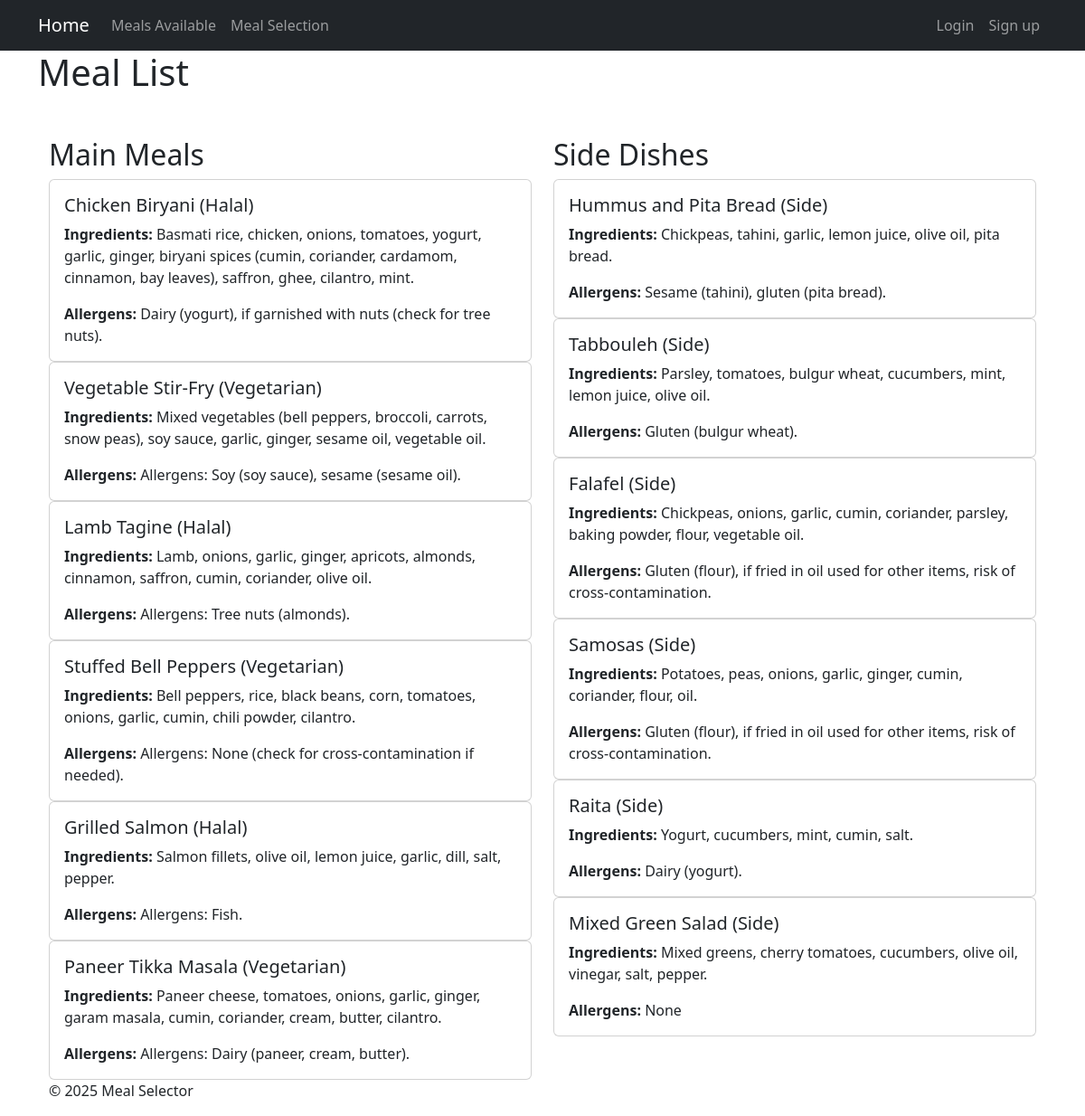
Screenshot of /meals/ with the database file from the repository.
### meals/models.py (models this page shows, shortened)
class Meal(models.Model):
    name = models.CharField(max_length=100)
    ingredients = models.TextField()
    allergens = models.CharField(max_length=100)
    created_at = models.DateTimeField(auto_now_add=True)
    is_main = models.BooleanField(default=False)
    is_side = models.BooleanField(default=False)
    id = models.AutoField(primary_key=True)

### meals/views.py (the view)
# urls.py: path('meals/', views.MealListView.as_view(), name='meal-list'),
class MealListView(View):
    def get(self, request):
        mains = Meal.objects.filter(is_main=True)  # Get all main meals
        sides = Meal.objects.filter(is_side=True)  # Get all side meals
        return render(request, 'meals/meal_list.html', {'mains': mains, 'sides': sides})

### meals/templates/meals/meal_list.html
{% extends 'meals/base.html' %}
{% block content %}
<h1>Meal List</h1>
<div class="container mt-5">
    <div class="row">
        <div class="col-md-6 meal-section">
            <h2>Main Meals</h2>
            {% for main in mains %}
                <div class="card meal-card">
                    <div class="card-body">
                        <h5 class="card-title">{{ main.name }}</h5>
                        <p class="card-text"><strong>Ingredients:</strong> {{ main.ingredients }}</p>
                        <p class="card-text"><strong>Allergens:</strong> {{ main.allergens }}</p>
                    </div>
                </div>
            {% endfor %}
        </div>
        <div class="col-md-6 meal-section">
            <h2>Side Dishes</h2>
            {% for side in sides %}
                <div class="card meal-card">
                    <div class="card-body">
                        <h5 class="card-title">{{ side.name }}</h5>
                        <p class="card-text"><strong>Ingredients:</strong> {{ side.ingredients }}</p>
                        <p class="card-text"><strong>Allergens:</strong> {{ side.allergens }}</p>
                    </div>
                </div>
            {% endfor %}
{% endblock content %}

### meals/templates/meals/base.html (shortened to what this page needs)
{% load static %}
<!DOCTYPE html>
<html lang="en">
<head>
    <link rel="stylesheet" type="text/css" href="{% static 'meals/static/meals/css/static.css' %}">
    <link href="https://cdn.jsdelivr.net/npm/bootstrap@5.3.3/dist/css/bootstrap.min.css" rel="stylesheet"
>
</head>
<body>
    <nav class="navbar navbar-expand-lg navbar-dark bg-dark">
        <div class="container">
          <a class="navbar-brand" href="{% url 'home' %}">Home
          </a>
          <div class="collapse navbar-collapse" id="navbarSupportedContent">
            <ul class="navbar-nav me-auto mb-2 mb-lg-0">
              <li class="nav-item">
                <a class="nav-link" aria-current="page" href="{% url 'meal-list' %}">Meals Available</a>
              </li>
              <li class="nav-item">
                <a class="nav-link" href="{% url 'user_meal_selection_list' %}">Meal Selection</a>
              </li>
          </div>
          <div class="navbar-nav">
            {% if user.is_authenticated %}
            <li class="nav-item">
             <span class="nav-link"> Welcome, {{ user.username }}</span>
            </li>
            <li class="nav-item">
              <a class="nav-link" href="{% url 'account_logout' %}">Logout</a>
            </li>
            {% else %}
            <li class="nav-item">
              <a class="nav-link" href="{% url 'account_login' %}">Login</a>
            </li>
            <li class="nav-item">
              <a class="nav-link" href="{% url 'account_signup' %}">Sign up</a>
            </li>
            {% endif %}
          </div>
        </div>
      </nav>
      <div class="container" mt-8 col-8>
      {% block content %}
      {% endblock content %}
    </div>
    <footer>
        <p>&copy; 2025 Meal Selector</p>
    </footer>
</body>
</html>

### meals/static/meals/css/static.css (style rules this page uses)
body { background-color: black; }
nav { background-color: blue; }

### rows the page displays
Meal: name "Chicken Biryani (Halal)", ingredients "Basmati rice, chicken, onions, tomatoes, yogurt, garlic, ginger, biryani spices (cumin, coriander, cardamom, cinnamon, bay leaves), saffron, ghee, cilantro, mint.", allergens "Dairy (yogurt), if garnished with nuts (check for tree nuts)."
Meal: name "Vegetable Stir-Fry (Vegetarian)", ingredients "Mixed vegetables (bell peppers, broccoli, carrots, snow peas), soy sauce, garlic, ginger, sesame oil, vegetable oil.", allergens "Allergens: Soy (soy sauce), sesame (sesame oil)."
Meal: name "Lamb Tagine (Halal)", ingredients "Lamb, onions, garlic, ginger, apricots, almonds, cinnamon, saffron, cumin, coriander, olive oil.", allergens "Allergens: Tree nuts (almonds)."
Meal: name "Stuffed Bell Peppers (Vegetarian)", ingredients "Bell peppers, rice, black beans, corn, tomatoes, onions, garlic, cumin, chili powder, cilantro.", allergens "Allergens: None (check for cross-contamination if needed)."
Meal: name "Grilled Salmon (Halal)", ingredients "Salmon fillets, olive oil, lemon juice, garlic, dill, salt, pepper.", allergens "Allergens: Fish."
Meal: name "Paneer Tikka Masala (Vegetarian)", ingredients "Paneer cheese, tomatoes, onions, garlic, ginger, garam masala, cumin, coriander, cream, butter, cilantro.", allergens "Allergens: Dairy (paneer, cream, butter)."
Meal: name "Hummus and Pita Bread (Side)", ingredients "Chickpeas, tahini, garlic, lemon juice, olive oil, pita bread.", allergens "Sesame (tahini), gluten (pita bread)."
Meal: name "Tabbouleh (Side)", ingredients "Parsley, tomatoes, bulgur wheat, cucumbers, mint, lemon juice, olive oil.", allergens "Gluten (bulgur wheat)."
Meal: name "Falafel (Side)", ingredients "Chickpeas, onions, garlic, cumin, coriander, parsley, baking powder, flour, vegetable oil.", allergens "Gluten (flour), if fried in oil used for other items, risk of cross-contamination."
Meal: name "Samosas (Side)", ingredients "Potatoes, peas, onions, garlic, ginger, cumin, coriander, flour, oil.", allergens "Gluten (flour), if fried in oil used for other items, risk of cross-contamination."
Meal: name "Raita (Side)", ingredients "Yogurt, cucumbers, mint, cumin, salt.", allergens "Dairy (yogurt)."
Meal: name "Mixed Green Salad (Side)", ingredients "Mixed greens, cherry tomatoes, cucumbers, olive oil, vinegar, salt, pepper.", allergens "None"
